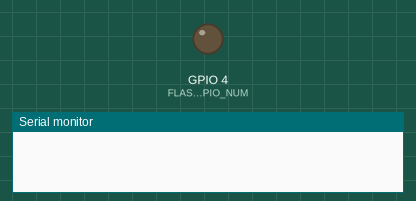
Bench run of a sketch on a simulated ESP32. On the bench: output pins drawn as LEDs (lit = HIGH), the last lines printed to the serial monitor. WiFi joins after 1.5 s; servers stay silent unless stated; uploads are accepted with an empty reply; the camera gives no picture.

Above: at 0.0 s.
At 4.4 s:
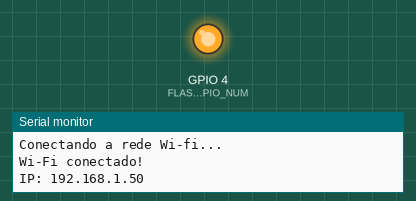
Timing chart, 0 to 6.0 s (numbered marks = the images above):
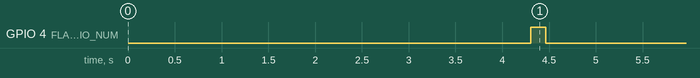

The sketch:

ESP32_Rekognition.ino
```cpp
#include "esp_camera.h"
#include <WiFi.h>
#include "base64.h"
#include <HTTPClient.h>

// Camera configuration settings
#define CAMERA_MODEL_AI_THINKER
#define PWDN_GPIO_NUM     32
#define RESET_GPIO_NUM    -1
#define XCLK_GPIO_NUM      0
#define SIOD_GPIO_NUM     26
#define SIOC_GPIO_NUM     27
#define Y9_GPIO_NUM       35
#define Y8_GPIO_NUM       34
#define Y7_GPIO_NUM       39
#define Y6_GPIO_NUM       36
#define Y5_GPIO_NUM       21
#define Y4_GPIO_NUM       19
#define Y3_GPIO_NUM       18
#define Y2_GPIO_NUM        5
#define VSYNC_GPIO_NUM    25
#define HREF_GPIO_NUM     23
#define PCLK_GPIO_NUM     22
#define FLASH_GPIO_NUM     4  // Flash GPIO pin

// WiFi credentials
const char* ssid = "Mateus PDK";
const char* password = "m1122334455";

// const char* ssid = "Podgorski";
// const char* password = "p1122334455";

// Lambda function URL
const char* lambda_url = "https://zqfip4fa2ijubrew2ylxpri57m0iqbjm.lambda-url.us-east-1.on.aws";

void setup() {
  Serial.begin(115200);

  // Configure flash GPIO
  pinMode(FLASH_GPIO_NUM, OUTPUT);
  digitalWrite(FLASH_GPIO_NUM, LOW); // Ensure flash is off initially

  // Camera configuration
  camera_config_t config;
  config.ledc_channel = LEDC_CHANNEL_0;
  config.ledc_timer = LEDC_TIMER_0;
  config.pin_d0 = Y2_GPIO_NUM;
  config.pin_d1 = Y3_GPIO_NUM;
  config.pin_d2 = Y4_GPIO_NUM;
  config.pin_d3 = Y5_GPIO_NUM;
  config.pin_d4 = Y6_GPIO_NUM;
  config.pin_d5 = Y7_GPIO_NUM;
  config.pin_d6 = Y8_GPIO_NUM;
  config.pin_d7 = Y9_GPIO_NUM;
  config.pin_xclk = XCLK_GPIO_NUM;
  config.pin_pclk = PCLK_GPIO_NUM;
  config.pin_vsync = VSYNC_GPIO_NUM;
  config.pin_href = HREF_GPIO_NUM;
  config.pin_sccb_sda = SIOD_GPIO_NUM;
  config.pin_sccb_scl = SIOC_GPIO_NUM;
  config.pin_pwdn = PWDN_GPIO_NUM;
  config.pin_reset = RESET_GPIO_NUM;
  config.xclk_freq_hz = 20000000;
  config.frame_size = FRAMESIZE_UXGA;
  config.pixel_format = PIXFORMAT_JPEG;  // for streaming
  //config.pixel_format = PIXFORMAT_RGB565; // for face detection/recognition
  config.grab_mode = CAMERA_GRAB_WHEN_EMPTY;
  config.fb_location = CAMERA_FB_IN_PSRAM;
  config.jpeg_quality = 12;
  config.fb_count = 1;

  if(psramFound()){
    config.jpeg_quality = 10;
    config.fb_count = 2;
    config.grab_mode = CAMERA_GRAB_LATEST;
  } else {
    config.frame_size = FRAMESIZE_SVGA;
    config.fb_location = CAMERA_FB_IN_DRAM;
  }

  // camera init
  esp_err_t err = esp_camera_init(&config);
  if (err != ESP_OK) {
    Serial.printf("Camera init failed with error 0x%x", err);
    return;
  }

  sensor_t *s = esp_camera_sensor_get();
  // initial sensors are flipped vertically and colors are a bit saturated
  if (s->id.PID == OV3660_PID) {
    s->set_vflip(s, 1);        // flip it back
    s->set_brightness(s, 1);   // up the brightness just a bit
    s->set_saturation(s, -2);  // lower the saturation
  }
  // drop down frame size for higher initial frame rate
  if (config.pixel_format == PIXFORMAT_JPEG) {
    s->set_framesize(s, FRAMESIZE_QVGA);
  }

  // Allow the camera to warm up
  delay(2000);

  // Connect to Wi-Fi
  Serial.println("Conectando a rede Wi-fi...");
  WiFi.begin(ssid, password);

  while (WiFi.status() != WL_CONNECTED) {
    delay(1000);
    Serial.println("Conectando a rede Wi-fi...");
  }

  if (WiFi.status() == WL_CONNECTED) {
    Serial.println("Wi-Fi conectado!");
    Serial.print("IP: ");
    Serial.println(WiFi.localIP());
  } else {
    Serial.println("Falha ao conectar o Wi-Fi.");
    return;
  }

  // Turn on the flash
  digitalWrite(FLASH_GPIO_NUM, HIGH);
  delay(100); // Wait for the flash to stabilize

  // Capture image
  camera_fb_t * fb = NULL;
  fb = esp_camera_fb_get();
  if (!fb) {
    Serial.println("Captura falhou.");
    digitalWrite(FLASH_GPIO_NUM, LOW); // Turn off the flash
    return;
  }

  // Turn off the flash after capturing the image
  digitalWrite(FLASH_GPIO_NUM, LOW);

  // Check image quality and size
  Serial.printf("Foto tirada! Tamanho: %u bytes\n", fb->len);

  // Convert image to base64
  String base64Image = base64::encode((uint8_t *)fb->buf, fb->len);

  // Print base64 image (optional for debugging)
  // Serial.println("Base64 image:");
  // Serial.println(base64Image);

  // HTTP POST request
  Serial.println("Fazendo upload para a AWS...");

  HTTPClient http;
  http.begin(lambda_url);
  http.addHeader("Content-Type", "text/plain");
  http.setTimeout(99999);

  int httpResponseCode = http.POST(base64Image);

  if (httpResponseCode > 0) {
    Serial.printf("Imagem upada com sucesso");
    String response = http.getString();
    Serial.println("Resposta do servidor:");
    Serial.println(response);
  } else {
    Serial.printf("Falha ao fazer upload. r: %d\n", httpResponseCode);
    Serial.println(http.errorToString(httpResponseCode));
  }

  http.end();

  // Return the frame buffer back to the driver for reuse
  esp_camera_fb_return(fb);
}

void loop() {
  // No action in loop
}
```
